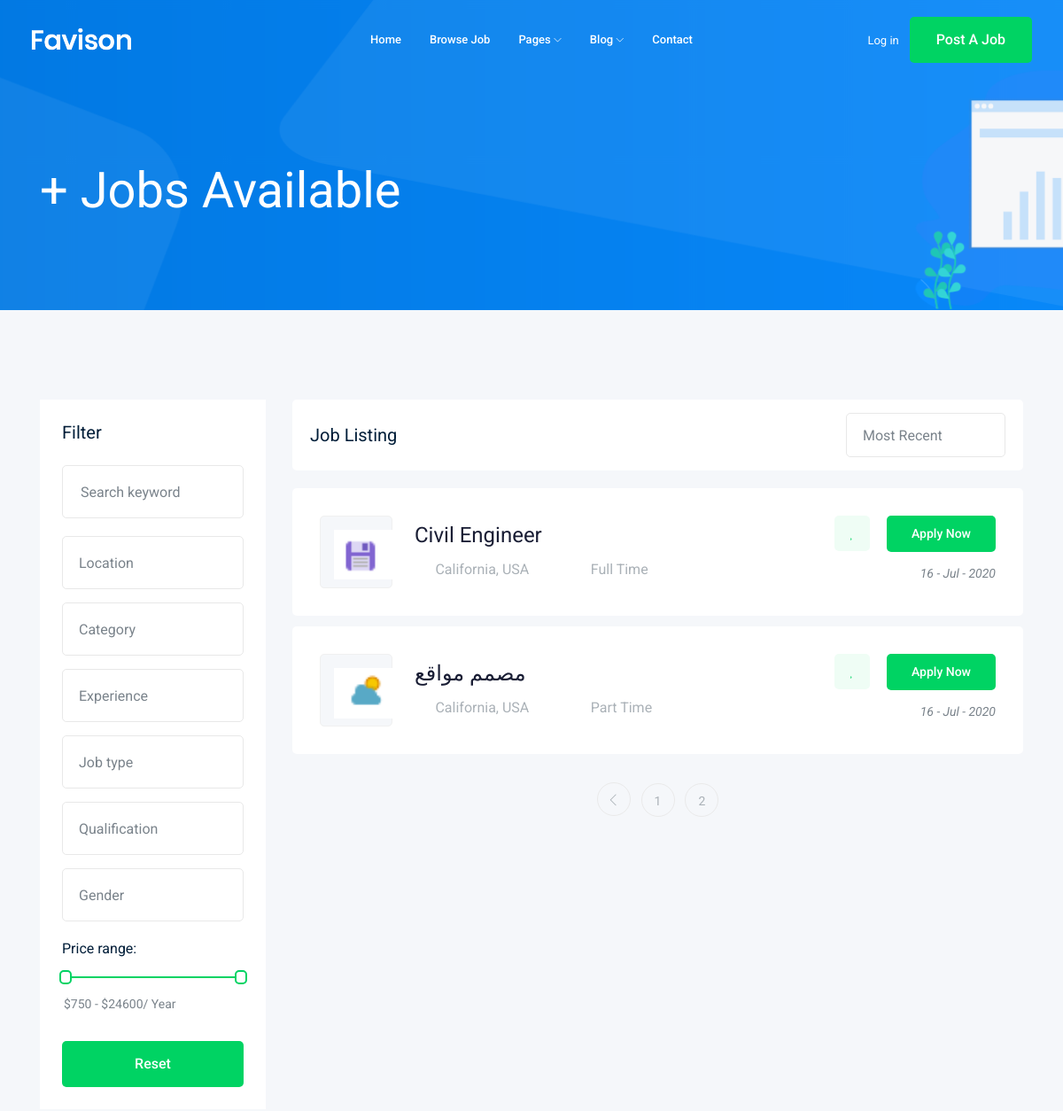
/jobs/?page=3 (upper part), run on an earlier commit of the app's database.
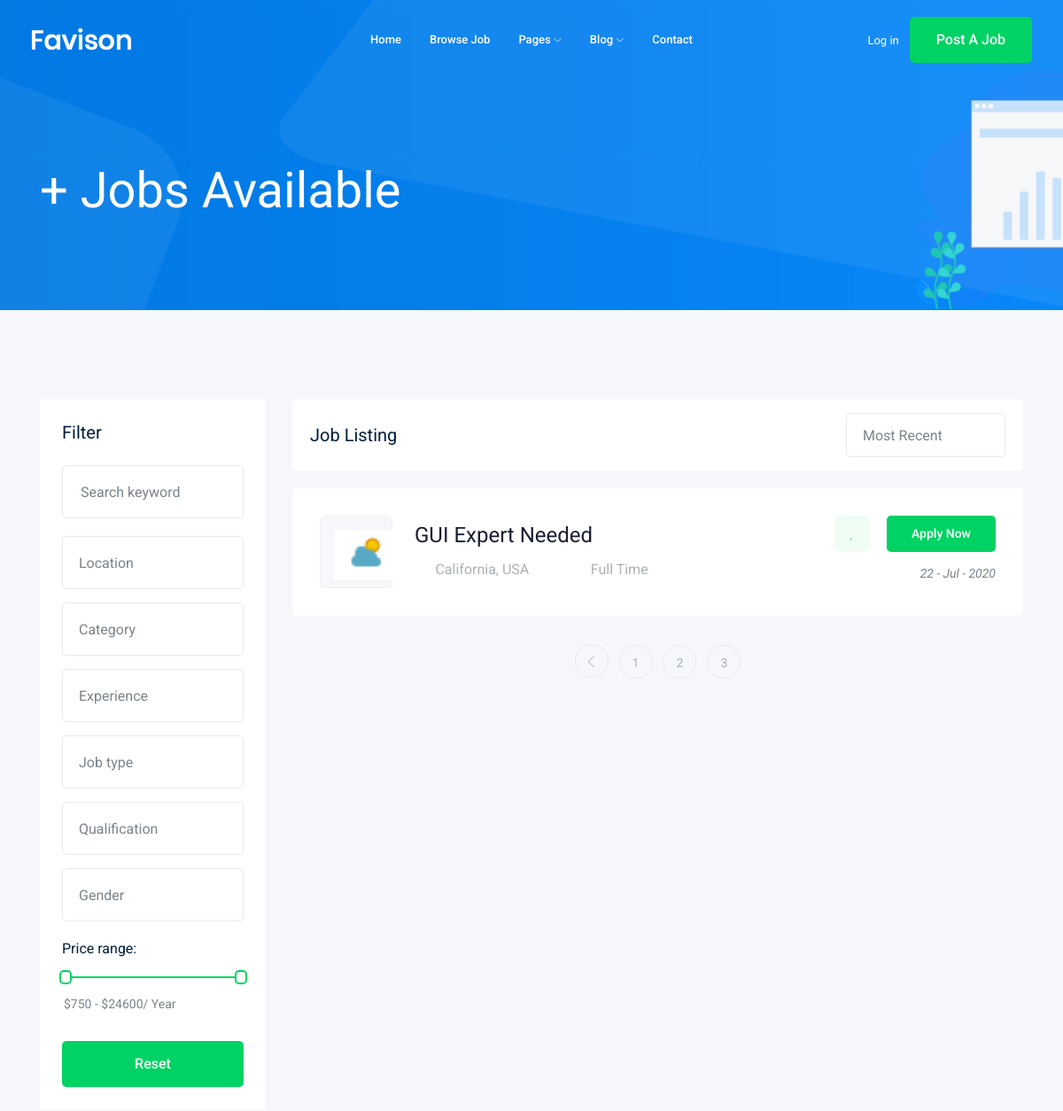
And on a later commit of the database.
### job/models.py (models this page shows, shortened)
class Job(models.Model):
    Type_Of_Job = (
    ('Part Time','Part Time'),
    ('Full Time','Full_Time'),
    )
    title = models.CharField(max_length=200)
    owner = models.ForeignKey(User,on_delete=models.CASCADE)
    job_type = models.CharField(max_length=20,choices=Type_Of_Job)
    description = models.TextField(max_length=1000)
    published_at = models.DateTimeField(auto_now=True)
    vacancy = models.IntegerField(default=0)
    salary = models.IntegerField(default=1)
    experience = models.IntegerField(default=0)
    category = models.ForeignKey('Category',on_delete = models.CASCADE)
    image = models.ImageField(upload_to='jobs')
    slug = models.SlugField(null = True,blank = True)
    def __str__(self):
        return (self.title)

### job/views.py (the view)
# urls.py: path('',views.job_list),
def job_list(request):
    job_list = Job.objects.all()
    paginator = Paginator(job_list, 2) # Show 25 contacts per page.
    page_number = request.GET.get('page')
    page_obj = paginator.get_page(page_number)
    context = {'jobs': page_obj}
    return render(request,'job/job_list.html',context)

### job/templates/job/job_list.html (shortened to what the changed rows need)
{% extends 'base.html' %}
    {% block body %}
    <div class="job_listing_area plus_padding">
        <div class="container">
            <div class="row">
                <div class="col-lg-9">
                    <div class="job_lists m-0">
                        <div class="row">
                            {% for job in jobs %}
                            <div class="col-lg-12 col-md-12">
                                <div class="single_jobs white-bg d-flex justify-content-between">
                                    <div class="jobs_left d-flex align-items-center">
                                        <div class="thumb">
                                            <img src="{{job.image.url}}" alt="">
                                        </div>
                                        <div class="jobs_conetent">
                                            <a href="{{job.slug}}"><h4> {{job}}</h4></a>
                                            <div class="links_locat d-flex align-items-center">
                                                <div class="location">
                                                    <p> <i class="fa fa-map-marker"></i> California, USA</p>
                                                </div>
                                                <div class="location">
                                                    <p> <i class="fa fa-clock-o"></i>{{job.job_type}}</p>
                                                </div>
                                            </div>
                                        </div>
                                    </div>
                                    <div class="jobs_right">
                                        <div class="apply_now">
                                            <a class="heart_mark" href="#"> <i class="fa fa-heart"></i> </a>
                                            <a href="job_details.html" class="boxed-btn3">Apply Now</a>
                                        </div>
                                        <div class="date">
                                            <p>{{job.published_at|date:"d - M - o"}}</p>
                                        </div>
                                    </div>
                                </div>
                            </div>
                            {% endfor %}
                        </div>
                        {% if jobs.has_other_pages %}
                        <div class="row">
                            <div class="col-lg-12">
                                <div class="pagination_wrap">
                                    <ul>
                                        {% for i in jobs.paginator.page_range %}
                                        <li><a href="?page={{i}}"><span>{{i}}</span></a></li>
                                        {% endfor %}
                                    </ul>
                                </div>
                            </div>
                        </div>
                        {% endif %}
                    </div>
                </div>
            </div>
        </div>
    </div>
    {% endblock body %}

What changed in the data, as far as the page shows it:
no longer on this page (row edited): Job: image (picture), title "Civil Engineer", job_type "Full Time", published_at "16 - Jul - 2020"
no longer on this page (row edited): Job: image (picture), title "مصمم مواقع", job_type "Part Time", published_at "16 - Jul - 2020"
added Job: image (picture), title "GUI Expert Needed", job_type "Full Time", published_at "22 - Jul - 2020"
Also different on the page:
new list line: "3"
